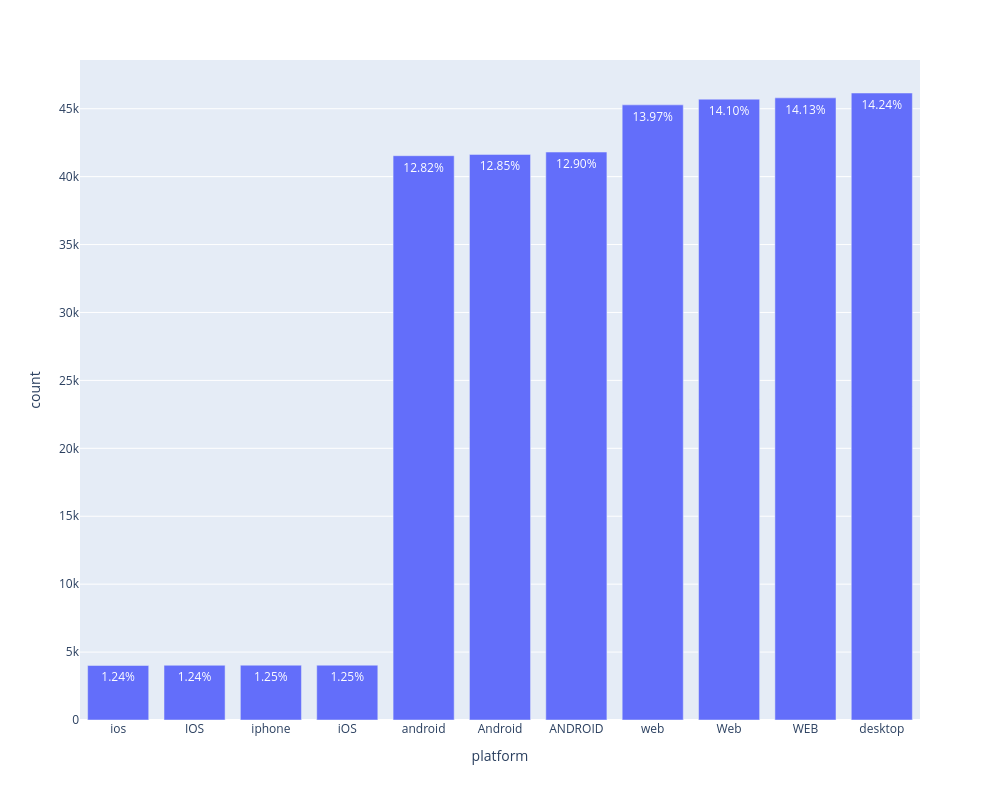

Source (notebook cell):
### Markdown cell above
## platform

### Code cell
plot_value_counts_with_percents(events_unique, 'platform')

### Figure 1 — Plotly figure (JSON) as saved in the notebook; plotly's stock layout.template omitted (floating-point values rounded to 4 significant figures)
{"data": [{"hovertemplate": "platform=%{x}<br>count=%{y}<br>percent=%{text}<extra></extra>", "legendgroup": "", "marker": {"color": "#636efa", "pattern": {"shape": ""}}, "name": "", "orientation": "v", "showlegend": false, "text": [1.24, 1.24, 1.25, 1.25, 12.82, 12.85, 12.9, 13.97, 14.1, 14.13, 14.24], "textposition": "auto", "texttemplate": "%{text:.2f}%", "type": "bar", "x": ["ios", "IOS", "iphone", "iOS", "android", "Android", "ANDROID", "web", "Web", "WEB", "desktop"], "xaxis": "x", "y": [4013, 4028, 4035, 4035, 41542, 41637, 41809, 45284, 45703, 45799, 46157], "yaxis": "y"}], "layout": {"barmode": "relative", "height": 800, "legend": {"tracegroupgap": 0}, "margin": {"t": 60}, "width": 1000, "xaxis": {"anchor": "y", "domain": [0, 1], "title": {"text": "platform"}}, "yaxis": {"anchor": "x", "domain": [0, 1], "title": {"text": "count"}}}}
